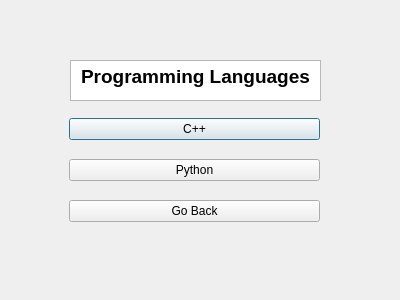
<?xml version="1.0" encoding="UTF-8"?>
<ui version="4.0">
 <class>ProgrammingLanguages</class>
 <widget class="QDialog" name="ProgrammingLanguages">
  <property name="geometry">
   <rect>
    <x>0</x>
    <y>0</y>
    <width>400</width>
    <height>300</height>
   </rect>
  </property>
  <property name="windowTitle">
   <string>Dialog</string>
  </property>
  <widget class="QWidget" name="verticalLayoutWidget">
   <property name="geometry">
    <rect>
     <x>69</x>
     <y>105</y>
     <width>251</width>
     <height>131</height>
    </rect>
   </property>
   <layout class="QVBoxLayout" name="verticalLayout">
    <item>
     <widget class="QPushButton" name="pushButton">
      <property name="text">
       <string>C++</string>
      </property>
     </widget>
    </item>
    <item>
     <widget class="QPushButton" name="pushButton_2">
      <property name="text">
       <string>Python</string>
      </property>
     </widget>
    </item>
    <item>
     <widget class="QPushButton" name="pushButton_3">
      <property name="text">
       <string>Go Back</string>
      </property>
     </widget>
    </item>
   </layout>
  </widget>
  <widget class="QTextBrowser" name="textBrowser">
   <property name="geometry">
    <rect>
     <x>70</x>
     <y>60</y>
     <width>251</width>
     <height>41</height>
    </rect>
   </property>
   <property name="html">
    <string>&lt;!DOCTYPE HTML PUBLIC &quot;-//W3C//DTD HTML 4.0//EN&quot; &quot;http://www.w3.org/TR/REC-html40/strict.dtd&quot;&gt;
&lt;html&gt;&lt;head&gt;&lt;meta name=&quot;qrichtext&quot; content=&quot;1&quot; /&gt;&lt;meta charset=&quot;utf-8&quot; /&gt;&lt;style type=&quot;text/css&quot;&gt;
p, li { white-space: pre-wrap; }
&lt;/style&gt;&lt;/head&gt;&lt;body style=&quot; font-family:'Segoe UI'; font-size:9pt; font-weight:400; font-style:normal;&quot;&gt;
&lt;p align=&quot;center&quot; style=&quot; margin-top:0px; margin-bottom:0px; margin-left:0px; margin-right:0px; -qt-block-indent:0; text-indent:0px;&quot;&gt;&lt;span style=&quot; font-size:14pt; font-weight:700;&quot;&gt;Programming Languages&lt;/span&gt;&lt;/p&gt;&lt;/body&gt;&lt;/html&gt;</string>
   </property>
  </widget>
 </widget>
 <resources/>
 <connections/>
</ui>
